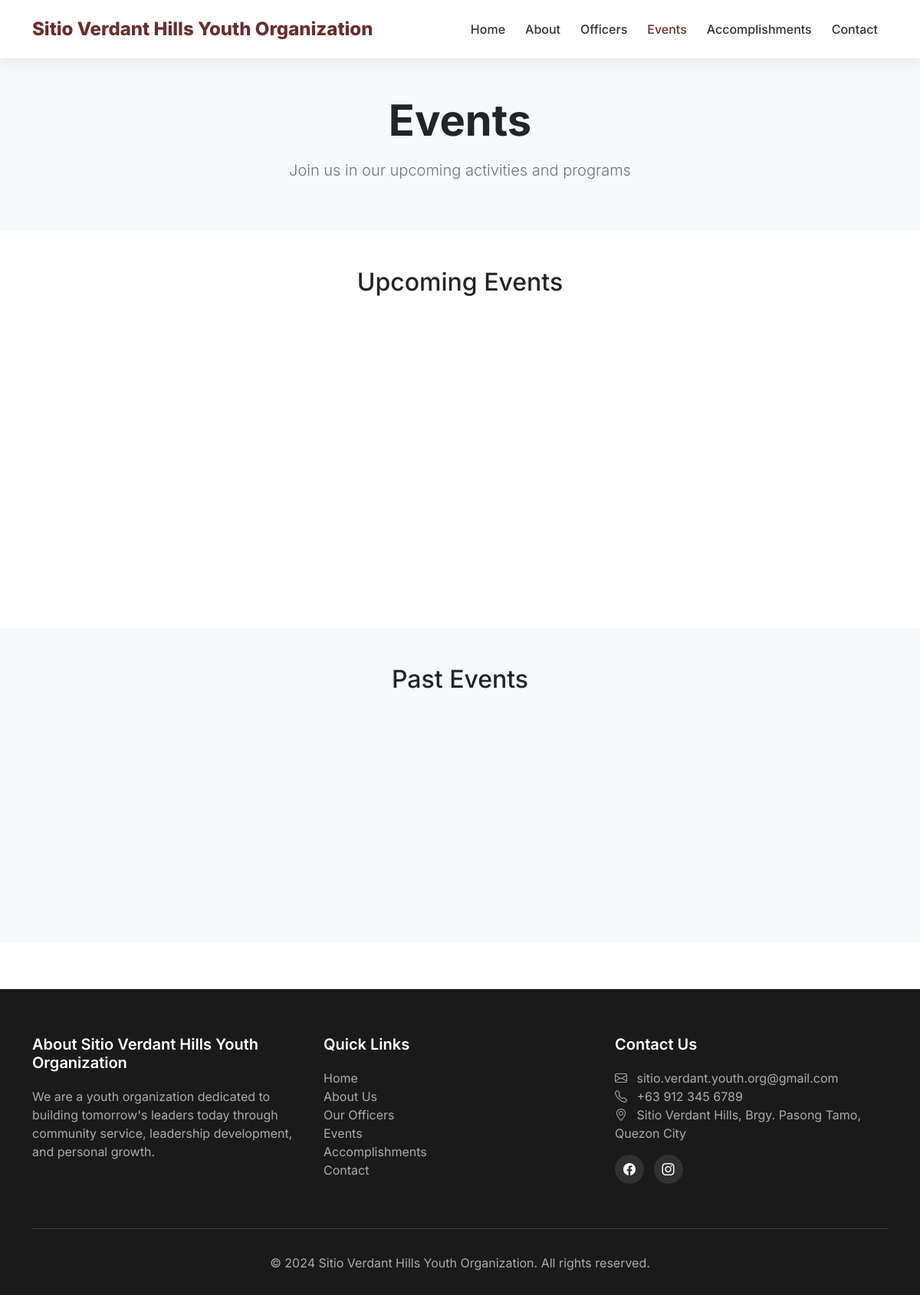
The app's page /events with its own data.
### app.py (models this page shows)
class PublicSetting(db.Model):
    id = db.Column(db.Integer, primary_key=True)
    setting_key = db.Column(db.String(100), unique=True)
    setting_value = db.Column(db.Text)
    setting_type = db.Column(db.String(50), default='text')
    updated_at = db.Column(db.DateTime, default=datetime.utcnow)

### app.py (the view, shortened to what this page needs)
@app.route('/events')
def public_events():
    from datetime import datetime
    regular_upcoming = Event.query.filter(Event.start_date >= datetime.now()).order_by(Event.start_date).all()
    regular_past = Event.query.filter(Event.start_date < datetime.now()).order_by(Event.start_date.desc()).all()
    sport_upcoming = SportEvent.query.filter(
        SportEvent.status.in_(['upcoming', 'ongoing'])
    ).order_by(SportEvent.event_date).all()
    sport_past = SportEvent.query.filter_by(status='completed').order_by(SportEvent.event_date.desc()).all()
    upcoming_events = []
    for event in sport_upcoming:
        upcoming_events.append({
            'id': event.id,
            'title': event.name,
            'description': event.completed_description or 'Join us for this exciting event!',
            'date': event.event_date,
            'image': event.event_image,
            'type': 'sport'
        })
    upcoming_events.sort(key=lambda x: x['date'] if x['date'] else datetime.now())
    past_events = []
    for event in sport_past:
        past_events.append({
            'id': event.id,
            'title': event.name,
            'description': event.completed_description or 'Completed event',
            'date': event.event_date,
            'image': event.event_image,
            'type': 'sport'
        })
    past_events.sort(key=lambda x: x['date'] if x['date'] else datetime.now(), reverse=True)
    site_name = PublicSetting.query.filter_by(setting_key='site_name').first()
    contact_email = PublicSetting.query.filter_by(setting_key='contact_email').first()
    contact_phone = PublicSetting.query.filter_by(setting_key='contact_phone').first()
    contact_address = PublicSetting.query.filter_by(setting_key='contact_address').first()
    social_facebook = PublicSetting.query.filter_by(setting_key='social_facebook').first()
    social_tiktok = PublicSetting.query.filter_by(setting_key='social_tiktok').first()
    social_instagram = PublicSetting.query.filter_by(setting_key='social_instagram').first()
    return render_template('public/events.html',
        upcoming_events=upcoming_events,
        past_events=past_events,
        site_name=site_name.setting_value if site_name else 'Our Organization',
        contact_email=contact_email.setting_value if contact_email else None,
        contact_phone=contact_phone.setting_value if contact_phone else None,
        contact_address=contact_address.setting_value if contact_address else None,
        social_facebook=social_facebook.setting_value if social_facebook else None,
        social_tiktok=social_tiktok.setting_value if social_tiktok else None,
        social_instagram=social_instagram.setting_value if social_instagram else None
    )

### app.py (called while the page is built)
@app.context_processor
def inject_settings():
    return {
        'org_name': (SystemSetting.query.filter_by(setting_key='org_name').first().setting_value if SystemSetting.query.filter_by(setting_key='org_name').first() else 'Sitio Verdant Hills Youth Organization'),
        'logo_url': (SystemSetting.query.filter_by(setting_key='logo_url').first().setting_value if SystemSetting.query.filter_by(setting_key='logo_url').first() else None),
        'theme': (SystemSetting.query.filter_by(setting_key='theme').first().setting_value if SystemSetting.query.filter_by(setting_key='theme').first() else 'light'),
        'primary_color': (SystemSetting.query.filter_by(setting_key='primary_color').first().setting_value if SystemSetting.query.filter_by(setting_key='primary_color').first() else '#4CAF50')
    }

@app.context_processor
def inject_unread_count():
    if current_user.is_authenticated and current_user.role in ['President', 'Secretary']:
        unread_count = ContactMessage.query.filter_by(is_read=False).count()
        return {'unread_messages_count': unread_count}
    return {'unread_messages_count': 0}

### templates/public/events.html (shortened to what this page needs)
{% extends "public/base_public.html" %}
{% block content %}
<section class="bg-light py-5">
    <div class="container">
        <div class="row">
            <div class="col-md-8 mx-auto text-center">
                <h1 class="display-4 fw-bold mb-3">Events</h1>
                <p class="lead text-muted">Join us in our upcoming activities and programs</p>
            </div>
        </div>
    </div>
</section>
<section class="container py-5">
    <h2 class="text-center mb-4">Upcoming Events</h2>
    <div class="row">
    </div>
</section>
{% if past_events %}
<section class="bg-light py-5">
    <div class="container">
        <h2 class="text-center mb-4">Past Events</h2>
        <div class="row">
        </div>
    </div>
</section>
{% endif %}
{% endblock %}

### templates/public/base_public.html (shortened to what this page needs)
<!DOCTYPE html>
<html lang="en">
<head>
    <link href="https://cdn.jsdelivr.net/npm/bootstrap@5.1.3/dist/css/bootstrap.min.css" rel="stylesheet">
    <link href="https://cdn.jsdelivr.net/npm/bootstrap-icons@1.8.1/font/bootstrap-icons.css" rel="stylesheet">
</head>
<body>
    <nav class="navbar navbar-expand-lg fixed-top">
        <div class="container">
            <a class="navbar-brand" href="{{ url_for('public_home') }}">
                {% if site_logo %}
                <img src="{{ site_logo }}" alt="{{ site_name }}">
                {% else %}
                {{ site_name }}
                {% endif %}
            </a>
            <div class="collapse navbar-collapse" id="navbarNav">
                <ul class="navbar-nav ms-auto">
                    <li class="nav-item">
                        <a class="nav-link {% if request.endpoint == 'public_home' %}active{% endif %}"
                            href="{{ url_for('public_home') }}">Home</a>
                    </li>
                    <li class="nav-item">
                        <a class="nav-link {% if request.endpoint == 'public_about' %}active{% endif %}"
                            href="{{ url_for('public_about') }}">About</a>
                    </li>
                    <li class="nav-item">
                        <a class="nav-link {% if request.endpoint == 'public_officers' %}active{% endif %}"
                            href="{{ url_for('public_officers') }}">Officers</a>
                    </li>
                    <li class="nav-item">
                        <a class="nav-link {% if request.endpoint == 'public_events' %}active{% endif %}"
                            href="{{ url_for('public_events') }}">Events</a>
                    </li>
                    <li class="nav-item">
                        <a class="nav-link {% if request.endpoint == 'public_accomplishments' %}active{% endif %}"
                            href="{{ url_for('public_accomplishments') }}">Accomplishments</a>
                    </li>
                    <li class="nav-item">
                        <a class="nav-link {% if request.endpoint == 'public_contact' %}active{% endif %}"
                            href="{{ url_for('public_contact') }}">Contact</a>
                    </li>
                </ul>
            </div>
        </div>
    </nav>
    <main>
        {% block content %}{% endblock %}
    </main>
    <footer class="footer">
        <div class="container">
            <div class="row">
                <div class="col-md-4 mb-4">
                    <h5>About {{ site_name }}</h5>
                    <p>We are a youth organization dedicated to building tomorrow's leaders today through community
                        service, leadership development, and personal growth.</p>
                </div>
                <div class="col-md-4 mb-4">
                    <h5>Quick Links</h5>
                    <ul class="list-unstyled">
                        <li><a href="{{ url_for('public_home') }}">Home</a></li>
                        <li><a href="{{ url_for('public_about') }}">About Us</a></li>
                        <li><a href="{{ url_for('public_officers') }}">Our Officers</a></li>
                        <li><a href="{{ url_for('public_events') }}">Events</a></li>
                        <li><a href="{{ url_for('public_accomplishments') }}">Accomplishments</a></li>
                        <li><a href="{{ url_for('public_contact') }}">Contact</a></li>
                    </ul>
                </div>
                <div class="col-md-4 mb-4">
                    <h5>Contact Us</h5>
                    <ul class="list-unstyled">
                        {% if contact_email %}
                        <li><i class="bi bi-envelope me-2"></i> {{ contact_email }}</li>
                        {% endif %}
                        {% if contact_phone %}
                        <li><i class="bi bi-telephone me-2"></i> {{ contact_phone }}</li>
                        {% endif %}
                        {% if contact_address %}
                        <li><i class="bi bi-geo-alt me-2"></i> {{ contact_address }}</li>
                        {% endif %}
                    </ul>
                    <div class="social-links mt-3">
                        {% if social_facebook %}
                        <a href="{{ social_facebook }}" target="_blank"><i class="bi bi-facebook"></i></a>
                        {% endif %}
                        {% if social_instagram %}
                        <a href="{{ social_instagram }}" target="_blank"><i class="bi bi-instagram"></i></a>
                        {% endif %}
                    </div>
                </div>
            </div>
            <hr class="mt-4" style="border-color: #333;">
            <div class="text-center pt-3">
                <p class="mb-0">&copy; 2024 {{ site_name }}. All rights reserved.</p>
            </div>
        </div>
    </footer>
</body>
</html>

### templates/public/base_public.html (style rules this page uses)
:root { --primary: #6b2e2e; --primary-dark: #4a1a1a; --primary-light: #8b4545; --secondary: #d4a373; --dark: #1a1a1a; --light: #f8f9fa; }
* { margin: 0; padding: 0; box-sizing: border-box; }
body { font-family: 'Inter', sans-serif; overflow-x: hidden; padding-top: 76px; }
.navbar { background: white; box-shadow: 0 2px 20px rgba(0, 0, 0, 0.1); transition: all 0.3s ease; padding: 15px 0; }
.navbar-brand { font-weight: 800; font-size: 1.5rem; color: var(--primary) !important; }
.nav-link { font-weight: 500; transition: all 0.3s; color: #333 !important; margin: 0 5px; }
.nav-link:hover, .nav-link.active { color: var(--primary) !important; }
.footer { background: #1a1a1a; color: #aaa; padding: 60px 0 30px; margin-top: 60px; }
.footer h5 { color: white; margin-bottom: 20px; font-weight: 600; }
.footer a { color: #aaa; text-decoration: none; transition: color 0.3s; }
.social-links a { display: inline-block; width: 38px; height: 38px; background: rgba(255, 255, 255, 0.1); border-radius: 50%; text-align: center; line-height: 38px; margin-right: 8px; transition: all 0.3s; color: white; }

### records on screen
PublicSetting: setting_value "Sitio Verdant Hills Youth Organization"
PublicSetting: setting_value "sitio.verdant.youth.org@gmail.com"
PublicSetting: setting_value "+63 912 345 6789"
PublicSetting: setting_value "Sitio Verdant Hills, Brgy. Pasong Tamo, Quezon City"
